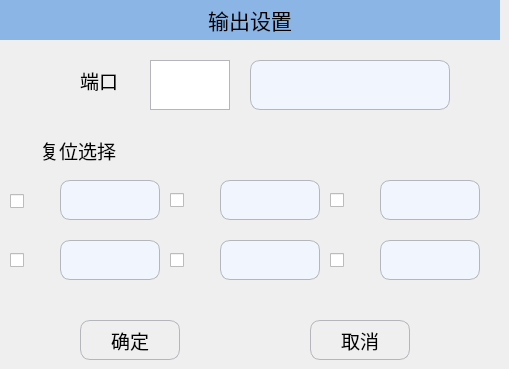
   <widget class="QWidget" name="page_OutputSet">
    <widget class="QLabel" name="label_19">
     <property name="geometry">
      <rect>
       <x>0</x>
       <y>0</y>
       <width>500</width>
       <height>40</height>
      </rect>
     </property>
     <property name="minimumSize">
      <size>
       <width>500</width>
       <height>40</height>
      </size>
     </property>
     <property name="maximumSize">
      <size>
       <width>500</width>
       <height>30</height>
      </size>
     </property>
     <property name="font">
      <font>
       <pointsize>16</pointsize>
      </font>
     </property>
     <property name="styleSheet">
      <string notr="true">QLabel{background-color:#8BB5E5;}</string>
     </property>
     <property name="text">
      <string>输出设置</string>
     </property>
     <property name="alignment">
      <set>Qt::AlignCenter</set>
     </property>
    </widget>
    <widget class="QPushButton" name="Btn_OutputSetCancel">
     <property name="geometry">
      <rect>
       <x>310</x>
       <y>320</y>
       <width>100</width>
       <height>40</height>
      </rect>
     </property>
     <property name="minimumSize">
      <size>
       <width>100</width>
       <height>40</height>
      </size>
     </property>
     <property name="maximumSize">
      <size>
       <width>100</width>
       <height>40</height>
      </size>
     </property>
     <property name="font">
      <font>
       <pointsize>14</pointsize>
      </font>
     </property>
     <property name="styleSheet">
      <string notr="true">QPushButton
{
    border-style:solid; /*边框风格*/
    border-width:1px;/*边框宽度*/
    border-color:#B4B6BC; /*边框颜色*/
    border-radius:10px; /*边框倒角*/
}
QPushButton:pressed
{
    border-style:outset; /*边框风格*/
    background-color:qlineargradient(x1: 0, y1: 0, x2: 0, y2: 1, stop:0 #00befa, stop: 1 #0160ea);/*背景色*/
    border-width:1px;/*边框宽度*/
    border-color:#0055ff; /*边框颜色*/
    border-radius:10px; /*边框倒角*/
}</string>
     </property>
     <property name="text">
      <string>取消</string>
     </property>
     <property name="icon">
      <iconset resource="../resource.qrc">
       <normaloff>:/ManualPage/manualpage_images/cancel.png</normaloff>:/ManualPage/manualpage_images/cancel.png</iconset>
     </property>
     <property name="iconSize">
      <size>
       <width>30</width>
       <height>30</height>
      </size>
     </property>
    </widget>
    <widget class="QPushButton" name="Btn_OutputSetOk">
     <property name="geometry">
      <rect>
       <x>80</x>
       <y>320</y>
       <width>100</width>
       <height>40</height>
      </rect>
     </property>
     <property name="minimumSize">
      <size>
       <width>100</width>
       <height>40</height>
      </size>
     </property>
     <property name="maximumSize">
      <size>
       <width>100</width>
       <height>40</height>
      </size>
     </property>
     <property name="font">
      <font>
       <pointsize>14</pointsize>
      </font>
     </property>
     <property name="styleSheet">
      <string notr="true">QPushButton
{
    border-style:solid; /*边框风格*/
    border-width:1px;/*边框宽度*/
    border-color:#B4B6BC; /*边框颜色*/
    border-radius:10px; /*边框倒角*/
}
QPushButton:pressed
{
    border-style:outset; /*边框风格*/
    background-color:qlineargradient(x1: 0, y1: 0, x2: 0, y2: 1, stop:0 #00befa, stop: 1 #0160ea);/*背景色*/
    border-width:1px;/*边框宽度*/
    border-color:#0055ff; /*边框颜色*/
    border-radius:10px; /*边框倒角*/
}</string>
     </property>
     <property name="text">
      <string>确定</string>
     </property>
     <property name="icon">
      <iconset resource="../resource.qrc">
       <normaloff>:/ManualPage/manualpage_images/ok.png</normaloff>:/ManualPage/manualpage_images/ok.png</iconset>
     </property>
     <property name="iconSize">
      <size>
       <width>40</width>
       <height>40</height>
      </size>
     </property>
    </widget>
    <widget class="QLineEdit" name="Edit_Output">
     <property name="geometry">
      <rect>
       <x>250</x>
       <y>60</y>
       <width>200</width>
       <height>50</height>
      </rect>
     </property>
     <property name="minimumSize">
      <size>
       <width>200</width>
       <height>50</height>
      </size>
     </property>
     <property name="maximumSize">
      <size>
       <width>200</width>
       <height>50</height>
      </size>
     </property>
     <property name="font">
      <font>
       <pointsize>14</pointsize>
      </font>
     </property>
     <property name="styleSheet">
      <string notr="true">QLineEdit
{
    background-color:#F1F5FE;
    border-style:solid; /*边框风格*/
    border-width:1px;/*边框宽度*/
    border-color:#B4B6BC; /*边框颜色*/
    border-radius:10px; /*边框倒角*/
}</string>
     </property>
    </widget>
    <widget class="QLabel" name="label_20">
     <property name="geometry">
      <rect>
       <x>80</x>
       <y>60</y>
       <width>51</width>
       <height>41</height>
      </rect>
     </property>
     <property name="font">
      <font>
       <pointsize>14</pointsize>
      </font>
     </property>
     <property name="text">
      <string>端口</string>
     </property>
    </widget>
    <widget class="QLabel" name="label_21">
     <property name="geometry">
      <rect>
       <x>40</x>
       <y>130</y>
       <width>131</width>
       <height>41</height>
      </rect>
     </property>
     <property name="font">
      <font>
       <pointsize>14</pointsize>
      </font>
     </property>
     <property name="text">
      <string>复位选择</string>
     </property>
    </widget>
    <widget class="QCheckBox" name="checkBox_RstSel1">
     <property name="geometry">
      <rect>
       <x>10</x>
       <y>181</y>
       <width>41</width>
       <height>41</height>
      </rect>
     </property>
     <property name="styleSheet">
      <string notr="true">QCheckBox::indicator:unchecked { 
    image: url(:/SetPage/setpage_images/UnCheck.png); 
} 
 
QCheckBox::indicator:checked { 
    image: url(:/SetPage/setpage_images/Check.png); 
} 
</string>
     </property>
     <property name="text">
      <string/>
     </property>
     <property name="iconSize">
      <size>
       <width>16</width>
       <height>16</height>
      </size>
     </property>
    </widget>
    <widget class="QCheckBox" name="checkBox_RstSel3">
     <property name="geometry">
      <rect>
       <x>170</x>
       <y>180</y>
       <width>41</width>
       <height>41</height>
      </rect>
     </property>
     <property name="styleSheet">
      <string notr="true">QCheckBox::indicator:unchecked { 
    image: url(:/SetPage/setpage_images/UnCheck.png); 
} 
 
QCheckBox::indicator:checked { 
    image: url(:/SetPage/setpage_images/Check.png); 
} 
</string>
     </property>
     <property name="text">
      <string/>
     </property>
     <property name="iconSize">
      <size>
       <width>16</width>
       <height>16</height>
      </size>
     </property>
    </widget>
    <widget class="QCheckBox" name="checkBox_RstSel5">
     <property name="geometry">
      <rect>
       <x>330</x>
       <y>180</y>
       <width>41</width>
       <height>41</height>
      </rect>
     </property>
     <property name="styleSheet">
      <string notr="true">QCheckBox::indicator:unchecked { 
    image: url(:/SetPage/setpage_images/UnCheck.png); 
} 
 
QCheckBox::indicator:checked { 
    image: url(:/SetPage/setpage_images/Check.png); 
} 
</string>
     </property>
     <property name="text">
      <string/>
     </property>
     <property name="iconSize">
      <size>
       <width>16</width>
       <height>16</height>
      </size>
     </property>
    </widget>
    <widget class="QCheckBox" name="checkBox_RstSel2">
     <property name="geometry">
      <rect>
       <x>10</x>
       <y>240</y>
       <width>41</width>
       <height>41</height>
      </rect>
     </property>
     <property name="styleSheet">
      <string notr="true">QCheckBox::indicator:unchecked { 
    image: url(:/SetPage/setpage_images/UnCheck.png); 
} 
 
QCheckBox::indicator:checked { 
    image: url(:/SetPage/setpage_images/Check.png); 
} 
</string>
     </property>
     <property name="text">
      <string/>
     </property>
     <property name="iconSize">
      <size>
       <width>16</width>
       <height>16</height>
      </size>
     </property>
    </widget>
    <widget class="QCheckBox" name="checkBox_RstSel4">
     <property name="geometry">
      <rect>
       <x>170</x>
       <y>240</y>
       <width>41</width>
       <height>41</height>
      </rect>
     </property>
     <property name="styleSheet">
      <string notr="true">QCheckBox::indicator:unchecked { 
    image: url(:/SetPage/setpage_images/UnCheck.png); 
} 
 
QCheckBox::indicator:checked { 
    image: url(:/SetPage/setpage_images/Check.png); 
} 
</string>
     </property>
     <property name="text">
      <string/>
     </property>
     <property name="iconSize">
      <size>
       <width>16</width>
       <height>16</height>
      </size>
     </property>
    </widget>
    <widget class="QCheckBox" name="checkBox_RstSel6">
     <property name="geometry">
      <rect>
       <x>330</x>
       <y>240</y>
       <width>41</width>
       <height>41</height>
      </rect>
     </property>
     <property name="styleSheet">
      <string notr="true">QCheckBox::indicator:unchecked { 
    image: url(:/SetPage/setpage_images/UnCheck.png); 
} 
 
QCheckBox::indicator:checked { 
    image: url(:/SetPage/setpage_images/Check.png); 
} 
</string>
     </property>
     <property name="text">
      <string/>
     </property>
     <property name="iconSize">
      <size>
       <width>16</width>
       <height>16</height>
      </size>
     </property>
    </widget>
    <widget class="QLabel" name="label_outputPort">
     <property name="geometry">
      <rect>
       <x>150</x>
       <y>60</y>
       <width>80</width>
       <height>50</height>
      </rect>
     </property>
     <property name="minimumSize">
      <size>
       <width>80</width>
       <height>50</height>
      </size>
     </property>
     <property name="maximumSize">
      <size>
       <width>80</width>
       <height>50</height>
      </size>
     </property>
     <property name="font">
      <font>
       <pointsize>12</pointsize>
      </font>
     </property>
     <property name="styleSheet">
      <string notr="true">background-color:white;
border-style:solid; /*边框风格*/
border-width:1px;/*边框宽度*/
border-color:#B4B6BC; /*边框颜色*/
</string>
     </property>
     <property name="text">
      <string/>
     </property>
     <property name="alignment">
      <set>Qt::AlignCenter</set>
     </property>
    </widget>
    <widget class="QLabel" name="label_RstSel1">
     <property name="geometry">
      <rect>
       <x>60</x>
       <y>180</y>
       <width>100</width>
       <height>40</height>
      </rect>
     </property>
     <property name="minimumSize">
      <size>
       <width>100</width>
       <height>40</height>
      </size>
     </property>
     <property name="maximumSize">
      <size>
       <width>100</width>
       <height>40</height>
      </size>
     </property>
     <property name="font">
      <font>
       <pointsize>12</pointsize>
      </font>
     </property>
     <property name="styleSheet">
      <string notr="true">background-color:#F1F5FE;
border-style:solid; /*边框风格*/
border-width:1px;/*边框宽度*/
border-color:#B4B6BC; /*边框颜色*/
border-radius:10px; /*边框倒角*/</string>
     </property>
     <property name="text">
      <string/>
     </property>
     <property name="alignment">
      <set>Qt::AlignCenter</set>
     </property>
    </widget>
    <widget class="QLabel" name="label_RstSel3">
     <property name="geometry">
      <rect>
       <x>220</x>
       <y>180</y>
       <width>100</width>
       <height>40</height>
      </rect>
     </property>
     <property name="minimumSize">
      <size>
       <width>100</width>
       <height>40</height>
      </size>
     </property>
     <property name="maximumSize">
      <size>
       <width>100</width>
       <height>40</height>
      </size>
     </property>
     <property name="font">
      <font>
       <pointsize>12</pointsize>
      </font>
     </property>
     <property name="styleSheet">
      <string notr="true">background-color:#F1F5FE;
border-style:solid; /*边框风格*/
border-width:1px;/*边框宽度*/
border-color:#B4B6BC; /*边框颜色*/
border-radius:10px; /*边框倒角*/</string>
     </property>
     <property name="text">
      <string/>
     </property>
     <property name="alignment">
      <set>Qt::AlignCenter</set>
     </property>
    </widget>
    <widget class="QLabel" name="label_RstSel5">
     <property name="geometry">
      <rect>
       <x>380</x>
       <y>180</y>
       <width>100</width>
       <height>40</height>
      </rect>
     </property>
     <property name="minimumSize">
      <size>
       <width>100</width>
       <height>40</height>
      </size>
     </property>
     <property name="maximumSize">
      <size>
       <width>100</width>
       <height>40</height>
      </size>
     </property>
     <property name="font">
      <font>
       <pointsize>12</pointsize>
      </font>
     </property>
     <property name="styleSheet">
      <string notr="true">background-color:#F1F5FE;
border-style:solid; /*边框风格*/
border-width:1px;/*边框宽度*/
border-color:#B4B6BC; /*边框颜色*/
border-radius:10px; /*边框倒角*/</string>
     </property>
     <property name="text">
      <string/>
     </property>
     <property name="alignment">
      <set>Qt::AlignCenter</set>
     </property>
    </widget>
    <widget class="QLabel" name="label_RstSel2">
     <property name="geometry">
      <rect>
       <x>60</x>
       <y>240</y>
       <width>100</width>
       <height>40</height>
      </rect>
     </property>
     <property name="minimumSize">
      <size>
       <width>100</width>
       <height>40</height>
      </size>
     </property>
     <property name="maximumSize">
      <size>
       <width>100</width>
       <height>40</height>
      </size>
     </property>
     <property name="font">
      <font>
       <pointsize>12</pointsize>
      </font>
     </property>
     <property name="styleSheet">
      <string notr="true">background-color:#F1F5FE;
border-style:solid; /*边框风格*/
border-width:1px;/*边框宽度*/
border-color:#B4B6BC; /*边框颜色*/
border-radius:10px; /*边框倒角*/</string>
     </property>
     <property name="text">
      <string/>
     </property>
     <property name="alignment">
      <set>Qt::AlignCenter</set>
     </property>
    </widget>
    <widget class="QLabel" name="label_RstSel4">
     <property name="geometry">
      <rect>
       <x>220</x>
       <y>240</y>
       <width>100</width>
       <height>40</height>
      </rect>
     </property>
     <property name="minimumSize">
      <size>
       <width>100</width>
       <height>40</height>
      </size>
     </property>
     <property name="maximumSize">
      <size>
       <width>100</width>
       <height>40</height>
      </size>
     </property>
     <property name="font">
      <font>
       <pointsize>12</pointsize>
      </font>
     </property>
     <property name="styleSheet">
      <string notr="true">background-color:#F1F5FE;
border-style:solid; /*边框风格*/
border-width:1px;/*边框宽度*/
border-color:#B4B6BC; /*边框颜色*/
border-radius:10px; /*边框倒角*/</string>
     </property>
     <property name="text">
      <string/>
     </property>
     <property name="alignment">
      <set>Qt::AlignCenter</set>
     </property>
    </widget>
    <widget class="QLabel" name="label_RstSel6">
     <property name="geometry">
      <rect>
       <x>380</x>
       <y>240</y>
       <width>100</width>
       <height>40</height>
      </rect>
     </property>
     <property name="minimumSize">
      <size>
       <width>100</width>
       <height>40</height>
      </size>
     </property>
     <property name="maximumSize">
      <size>
       <width>100</width>
       <height>40</height>
      </size>
     </property>
     <property name="font">
      <font>
       <pointsize>12</pointsize>
      </font>
     </property>
     <property name="styleSheet">
      <string notr="true">background-color:#F1F5FE;
border-style:solid; /*边框风格*/
border-width:1px;/*边框宽度*/
border-color:#B4B6BC; /*边框颜色*/
border-radius:10px; /*边框倒角*/</string>
     </property>
     <property name="text">
      <string/>
     </property>
     <property name="alignment">
      <set>Qt::AlignCenter</set>
     </property>
    </widget>
   </widget>
